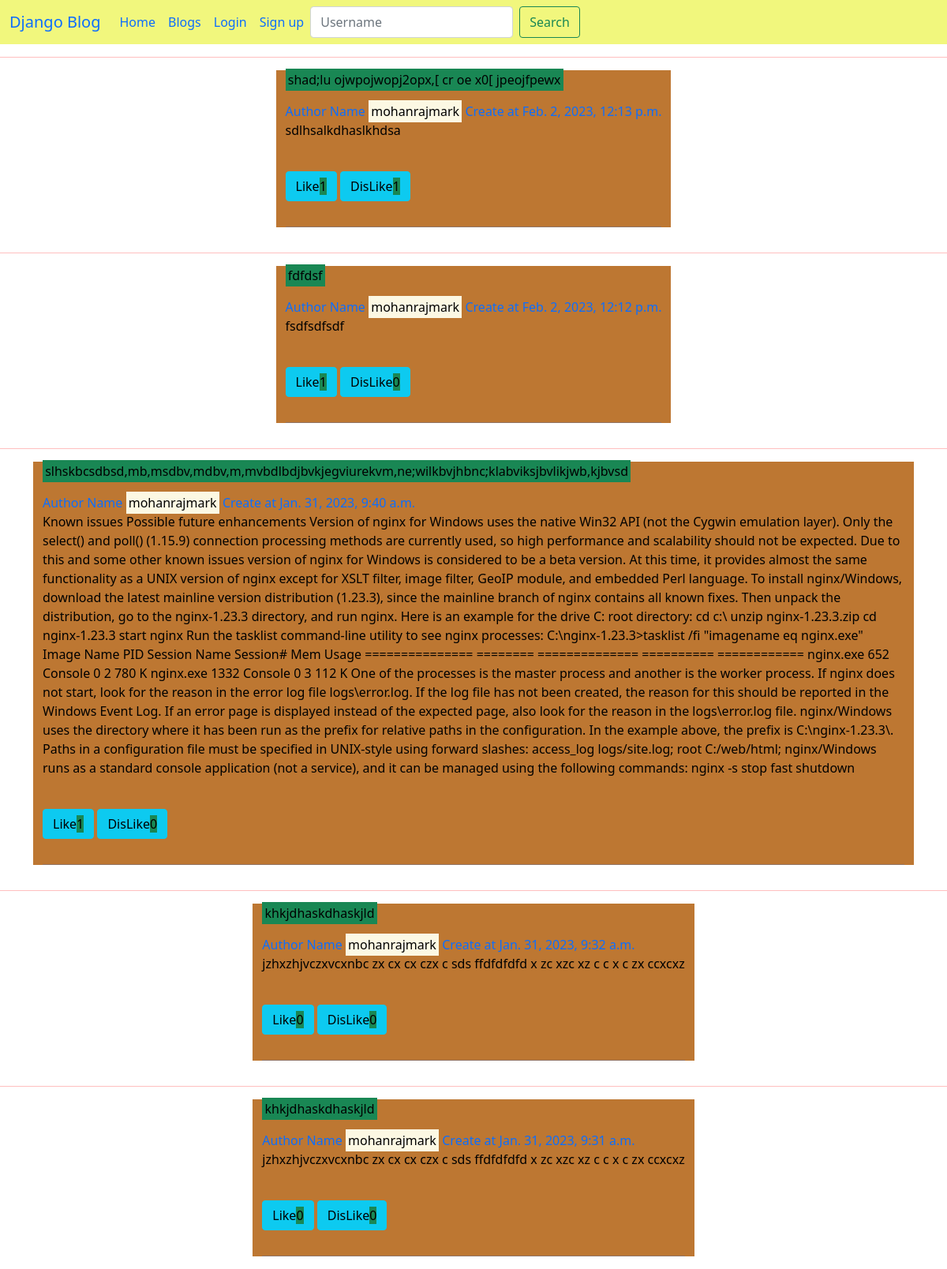
Screenshot of /blog/1/blogs/ with the database file from the repository.
### blog/models.py (models this page shows, shortened)
class Post(models.Model):
    title = models.CharField(max_length=1000)
    body = models.TextField(default="There no body")
    create_at = models.DateTimeField(auto_now_add=True)
    update_at = models.DateTimeField(auto_now=True)
    author = models.ForeignKey(User, models.CASCADE)
    likes = models.ManyToManyField(User, blank=True, related_name="likes")
    dislikes = models.ManyToManyField(User, blank=True, related_name="dislikes")
    class Meta:
        ordering = ["-create_at"]

class User(AbstractUser):
    join_at = models.DateTimeField(auto_now_add=True)
    modified_at = models.DateTimeField(auto_now=True)
    total_post = models.PositiveIntegerField(default=0)
    is_login = models.BooleanField(default=False)

### blog/views.py (the view, shortened to what this page needs)
# urls.py: path('blog/<int:user_id>/blogs/', views.user_blog, name='user_blog'),
def user_blog(request, user_id):
    try:
        posts = get_list_or_404(Post, author=user_id)
        return render(request, 'blog/blog_list.html', {"posts": posts})
    except Http404:
        messages.error(
            request, "There is no blog now add it use the add new blog button")
        return render(request, 'blog/home.html', {})

### blog/templates/blog/blog_list.html (shortened to what this page needs)
{% extends 'blog/base.html' %}
{% block content %}
    {% for post in posts  %}
    <hr style="color:red;">
    <div class='container-lg d-flex justify-content-center border-info'>
        <a class="text-decoration-none" href="{% url 'blog:blog_detail' post.id %}">
        <div class="post_div container-lg text-start">
            <p class="post_title"><mark class="bg-success">{{post.title}}</mark></p>
            <p class='bg-info text-sm-end' style="width: fit-content; display:contents;"> Author Name <mark>{{post.author}}</mark> Create at {{post.create_at}}</p>
            <p class="body_post"> {{post.body}}</p><br>
            <p class="btn btn-info">Like<span class='bg-success'>{{post.likes.count}}</span></p>
            <p class="btn btn-info">DisLike<span class='bg-success'>{{post.dislikes.count}}</span></p>
            <hr>
        </div>
        </a>
    </div>
    {% endfor %}
{% endblock content %}

### blog/static/css/style.css (style rules this page uses)
.body_post { background-color:#bd7732; color:black; }

### rows the page displays
Post: title "shad;lu ojwpojwopj2opx,[ cr oe x0[ jpeojfpewx", author "mohanrajmark", body "sdlhsalkdhaslkhdsa", likes.count "1", dislikes.count "1"
Post: title "fdfdsf", author "mohanrajmark", body "fsdfsdfsdf", likes.count "1", dislikes.count "0"
Post: title "slhskbcsdbsd,mb,msdbv,mdbv,m,mvbdlbdjbvkjegviurekvm,ne;wilkbvjhbnc;klabviksjbvlikjwb,kjbvsd", author "mohanrajmark", body "Known issues Possible future enhancements Version of nginx for Windows uses the native Win32 API (not the Cygwin emulation layer). Only the select() and poll() (1.15.9) connection processing methods are currently used, so high performance and scalability should not be expected. Due to this and some other known issues version of nginx for Windows is considered to be a beta version. At this time, it provides almost the same functionality as a UNIX version of nginx except for XSLT filter, image filter, GeoIP module, and embedded Perl language. To install nginx/Windows, download the latest mainline version distribution (1.23.3), since the mainline branch of nginx contains all known fixes. Then…", likes.count "1", dislikes.count "0"
Post: title "khkjdhaskdhaskjld", author "mohanrajmark", body "jzhxzhjvczxvcxnbc zx cx cx czx c sds ffdfdfdfd x zc xzc xz c c x c zx ccxcxz", likes.count "0", dislikes.count "0"
Post: title "khkjdhaskdhaskjld", author "mohanrajmark", body "jzhxzhjvczxvcxnbc zx cx cx czx c sds ffdfdfdfd x zc xzc xz c c x c zx ccxcxz", likes.count "0", dislikes.count "0"
